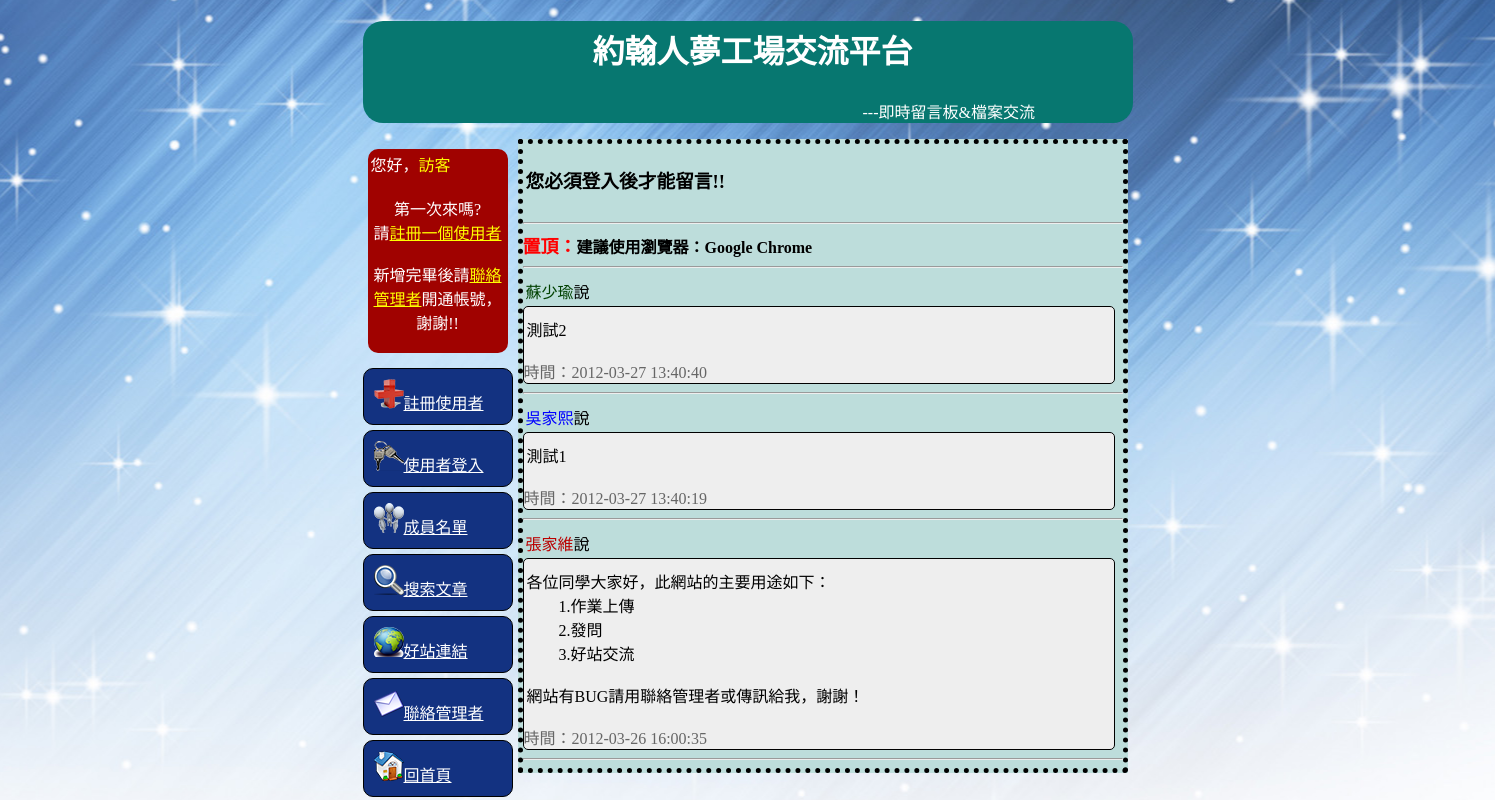
The page / on the database its author committed.
### tables this page shows
CREATE TABLE IF NOT EXISTS `_talk` (
  `no` int(20) unsigned NOT NULL AUTO_INCREMENT,
  `id` varchar(30) NOT NULL,
  `time` timestamp NOT NULL DEFAULT CURRENT_TIMESTAMP,
  `main` varchar(40) NOT NULL,
  `things` varchar(255) NOT NULL,
  `_check` varchar(5) NOT NULL,
  PRIMARY KEY (`no`)
);

### main.php (the view, shortened to what this page needs)
<?
function prefix(){
	print '<div id="prefix" style="border-radius:20px;">';
	print '<h1 align = "center"><a style="font-family:標楷體;">約翰人夢工場交流平台</a></h1>';
	print '<p style="position:relative; left:500px;"><span style="color:#FFF;">---即時留言板&檔案交流</span></p>';
	print '</div>';
}
function leftfix(){
	print '<div id = "leftfix">';
	print '<div class = "l0">';
	print "<table style='border-radius:10px; background:#a00200; color:#fff;' border = '0' width='140px'><tr><td>";
	print "您好，<span style = 'color:#FFFF00'>";
	print "訪客";
	print "</span></td></tr>";
	print "<tr><td align='center'><p>";
	print "第一次來嗎?<br/>請<a href='index.php?aa=1' style='color:#FF0;'>註冊一個使用者</a><br/><br/>";
	print "新增完畢後請<a href='index.php?aa=4' style='color:#FF0;'>聯絡管理者</a>開通帳號，謝謝!!";
	print "</p></tr></td>";
	print "</table>";
	print '</div>';
	print '
			<div class = "l1" style="border-radius:10px; border:solid 1px #000; background:#133281;"><img src = "images/plus.png"><a href = "index.php?aa=1" style="color:#FFF;">註冊使用者</a>
			</div>
			<div class = "l2" style="border-radius:10px; border:solid 1px #000; background:#133281;"><img src = "images/key-363-02.png"><a href = "index.php?aa=2" style="color:#FFF;">使用者登入</a>
			</div>
			<div class = "member" style="border-radius:10px; border:solid 1px #000; background:#133281;"><img src = "images/4-1112241229464a.png"><a href = "indexSQL.php?aa=66" style="color:#FFF;">成員名單</a>
			</div>
			<div class = "l3" style="border-radius:10px; border:solid 1px #000; background:#133281;"><img src = "images/Magnifier.png"><a href = "index.php?aa=3" style="color:#FFF;">搜索文章</a>
			</div>
			<div class = "webs" style="border-radius:10px; border:solid 1px #000; background:#133281;"><img src = "images/7777_111755043586_3.png"><a href = "indexSQL.php?aa=55" style="color:#FFF;">好站連結</a>
			</div>
			<div class = "call" style="border-radius:10px; border:solid 1px #000; background:#133281;"><img src = "images/ICONMAILEX.png"><a href = "index.php?aa=4" style="color:#FFF;">聯絡管理者</a>
			</div>
			<div class = "l4" style="border-radius:10px; border:solid 1px #000; background:#133281;"><img src = "images/house2.png"><a href = "index.php" style="color:#FFF;">回首頁</a>
			</div>
	</div>';
}
function rightfix(){
@$aa = $_GET['aa'];
if($aa == 1){
	print "<div id = 'rightfix'><h2><p align = 'center'>註冊使用者</p></h2>";
	print "<table width='80%' align='center' border='0' style='background:#EEE; border-radius:20px; border:solid 3px #000;'><tr><td><br/><br/><form action='action.php?aa=9' method = 'POST'>";
	print "<table width = '$' border = '0' align = 'center'>";
	print "<tr><td>使用者名稱　：";
	print "<input type = 'id' name = 'id'/ ><br/></td></tr>";
	print "<tr><td><span style = 'color : #666666'>";
	print "(請使用姓名當帳號，若有重複可加其它識別字)<br/>";
	print "(最大長度為18位元，即六個中文字或18個英文、數字)";
	print "</span><br/></td></tr>";
	print "<tr><td><br/><br/>使用者密碼　：";
	print "<input type = 'password' name = 'password'/><br/></td></tr>";
	print "<tr><td><span style = 'color:#666666'>(密碼會經過編碼加密，不會清楚呈現在資料庫上)";
	print "<br/>(密碼最多為18位元，即六個中文字或18個英文、數字)";
	print "</span><br/></td></tr>";
	print "<tr><td><br/>再次輸入密碼：";
	print "<input type = 'password' name = 'repass'/><br/></td></tr>";
	print "<tr><td><span style = 'color:#666666'>(再次輸入密碼)</span><br/><br/><br/></td></tr>";
	print "</table></td></tr></table><br/>";
	print "<p align = 'center'><input type = 'button' value = '　完成　' onClick='if(confirm(\"確定送出?\")){submit();}'></p></form>";
	print "<p align='center'><a href='javascript:history.go(-1)'>回上頁</a></p><br/>";
	print "</div>";
}
else{
	print "<div id = 'rightfix'><table border = '0'><tr><td>";
	print "<h3>您必須登入後才能留言!!";
	require ("config.php");
	print "</h3></td></tr></table><hr/>";
	print "<strong><span style='color:#F00; font-size:large;'>置頂：</span>";
	print "建議使用瀏覽器：Google Chrome";
	print "</strong><hr/>";
	$search = "select * from _talk order by no desc";
	$result = mysql_query($search,$link);
	while($row = mysql_fetch_array($result,MYSQL_BOTH)){
		list($no,$ids,$time,$main,$things,$check) = $row;
		print "<table width = '100%' border = '0'><tr><td>";
		if($check=='ad'){
			print "<span style='color:#B00'>";
		}else if($check=='john'){
			print "<span style='color:#00F'>";
		}else if($check=='maria'){
			print "<span style='color:#004100'>";
		}
		print $ids;
		print "</span>說</td><td align = 'right'>";
		print "</td></tr></table>";
		print "<div style='width:590px; background:#EEE; border:solid 1px #000; border-radius:5px;'><center><div style='padding-top:10px; padding-left:3px; text-align:left;'>".nl2br($things);
		print "</div></center><br/><span style = 'color : #666666'>時間：";
		print $time;
		print "</span></div><hr/>";
	}
	print "</div>";
}
}
?>

### _css/Untitled-4.css (style rules this page uses)
body { background-image:url(../images/057_1600_websbook_com.jpg); background-repeat:no-repeat; background-attachment:fixed; background-position: center center; }
#MainFrame #prefix { width:770px; background:#077770; }
#MainFrame #prefix h1 { padding:5px; width:770px; color:#FFF; }
#MainFrame #leftfix { margin:auto; text-align:left; float:left; width:150px; height:400px; }
#MainFrame #rightfix { border:5px dotted #000; margin-left:5px; background:#BDDDDB; float:left; width:600px; height:auto; }
#MainFrame #leftfix div { margin-bottom:5px; padding:10px; cursor:pointer; }
#MainFrame #prefix h1 { cursor:pointer; }
#MainFrame #leftfix .l0 { cursor:auto; padding-top:10px; padding-bottom:10px; padding-left:5px; }

### rows shown on the page
_talk: id "蘇少瑜", things "測試2", time "2012-03-27 13:40:40"
_talk: id "吳家熙", things "測試1", time "2012-03-27 13:40:19"
_talk: id "張家維", things "各位同學大家好，此網站的主要用途如下： 1.作業上傳 2.發問 3.好站交流 網站有BUG請用聯絡管理者或傳訊給我，謝謝！", time "2012-03-26 16:00:35"
